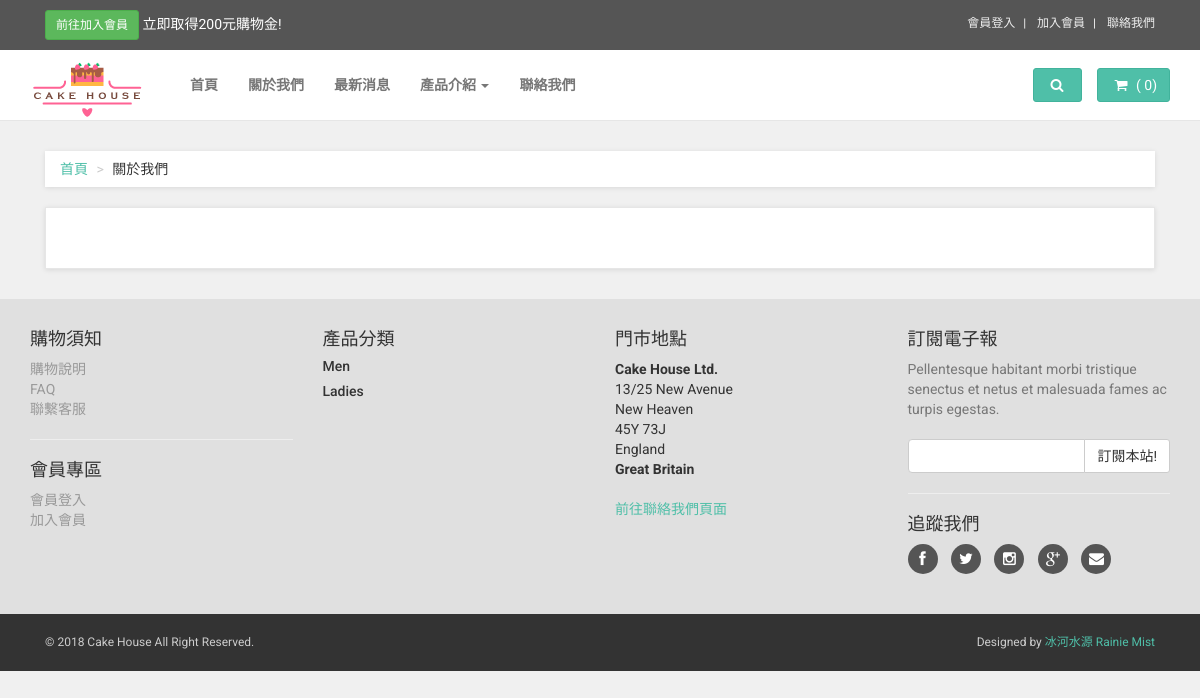
The app's page /frontend/about.php, older data.
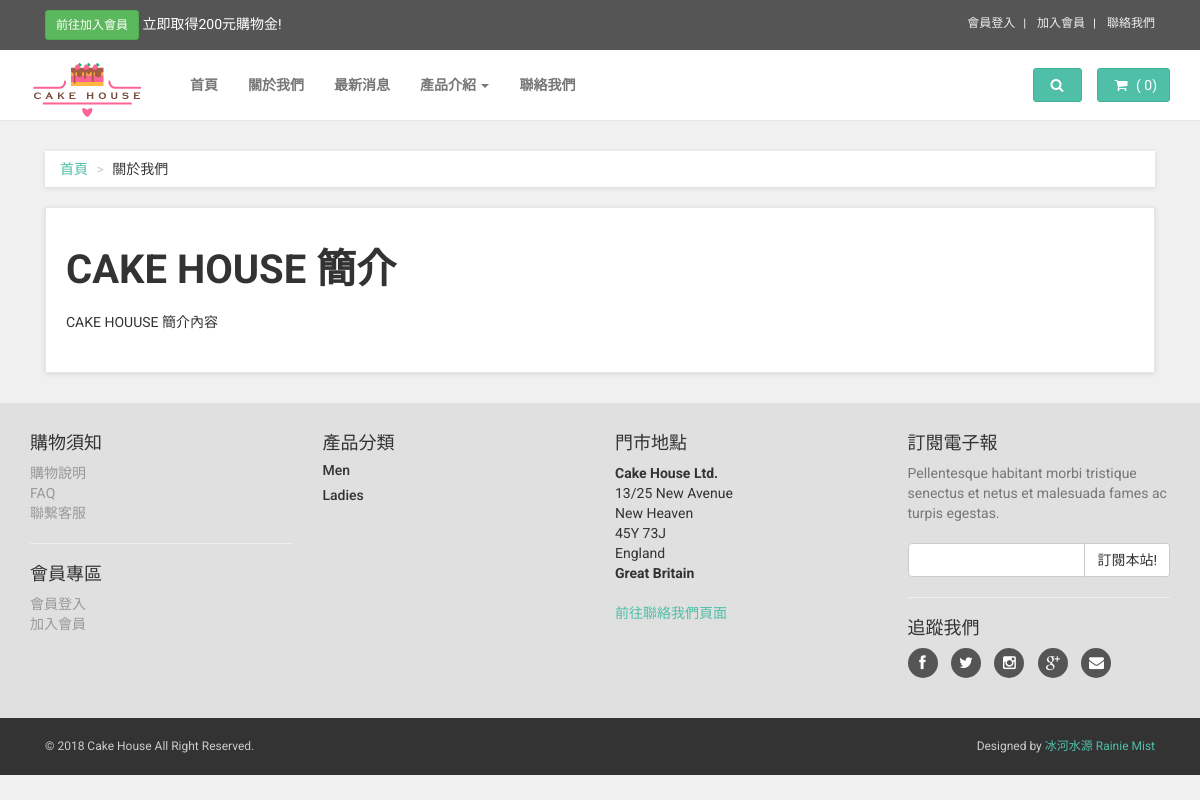
The same page, newer data.
### tables this page shows
CREATE TABLE IF NOT EXISTS `page` (
  `id` int(11) NOT NULL,
  `title` varchar(255) NOT NULL,
  `content` text NOT NULL COMMENT 'tinymce',
  `created_at` varchar(255) DEFAULT NULL,
  `updated_at` varchar(255) DEFAULT NULL
);

### frontend/about.php (the view, shortened to what this page needs)
<?php
require_once ('../connection/connection.php');
$query = $db->query("SELECT * FROM page WHERE id=1");
$about = $query->fetch(PDO::FETCH_ASSOC);  ?>
<!DOCTYPE html>
<html lang="en">
<head>
    <?php require_once('template/head_files.php'); ?>
</head>
<body>
    <?php require_once('template/navbar.php'); ?>
    <div id="all">
        <div id="content">
            <div class="container">
                <div class="col-md-12">
                    <ul class="breadcrumb">
                        <li><a href="#">首頁</a>
                        </li>
                        <li>關於我們</li>
                    </ul>
                </div>
                <div class="col-md-12">
                    <div class="box" id="text-page">
                        <h1><?php echo $about['title']; ?></h1>
                        <p> <?php echo $about['content']; ?> </p>
                    </div>
                </div>
            </div>
        </div>
 <?php require_once('template/footer.php'); ?>
</body>
</html>

Row changes from the older to the newer data that the page shows:
added page: title "CAKE HOUSE 簡介", content "CAKE HOUUSE 簡介內容"
